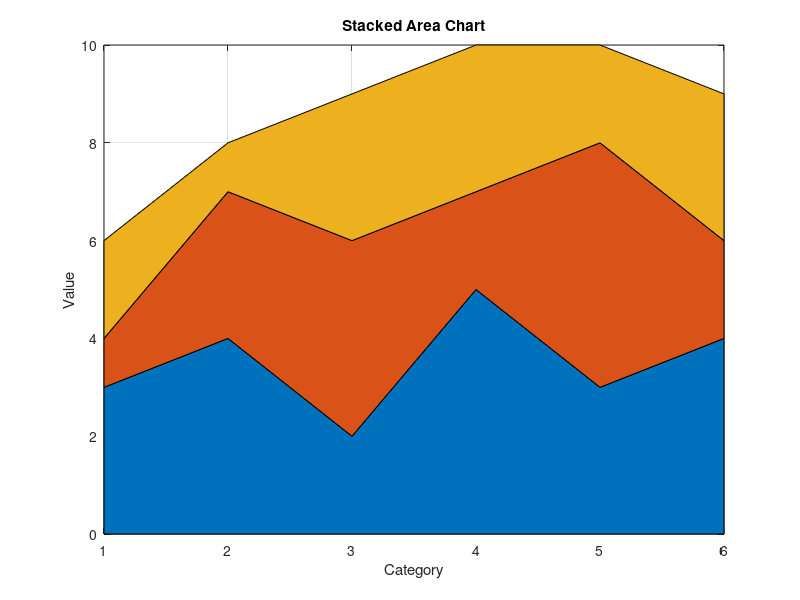

This figure's MATLAB source:
% area - Stacked area plot
% Demonstrates a stacked area chart with matrix data

x = 1:6;
Y = [3 4 2 5 3 4; 1 3 4 2 5 2; 2 1 3 3 2 3]';

figure;
area(x, Y);
title('Stacked Area Chart');
xlabel('Category');
ylabel('Value');
grid on;
